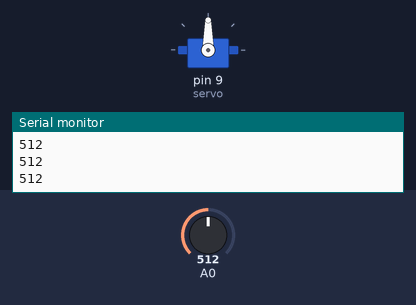
Bench run of a sketch on a simulated Arduino Uno, built with avr-gcc and run on an emulated ATmega328P. Shown: servo, the last lines printed to the serial monitor. The test bench sets the inputs (shaded band); at power-on: A0 = 512.

Above: at 1.2 s.
1.3 s: A0 set to 214
4.3 s: A0 set to 184
At 7.7 s:
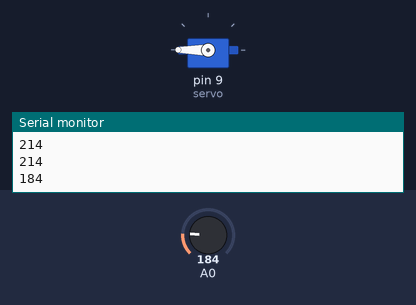
Timing chart, 0 to 12.8 s (numbered marks = the images above; inputs shaded):
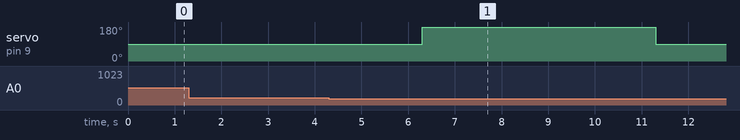

Measured:
- the behaviour switches between 200 and 199 on A0 (found by bisection; images 0 and 1)
- after the input at 4.3 s, servo on pin 9 (servo): 90° → 180° after 2.0 s, → 90° 5.0 s later

The sketch:

Arduino.ino
```cpp
//
// Projet "Light My Prayer"
// de l'événement HackMyChurch 2015
// http://www.hackmychurch.com/
//
// Code Arduino à téléverser sur la carte Arduino
// Testé avec une Arduino Uno
// Schéma technique disponible sur GitHub
// Kevin Vennitti (@kevinvennitti)

// Les pin output sont définis ici,
// il est possible de les modifier
// en adaptant le circuit électronique

#include <Servo.h>

Servo servo;  // Declaration du Servo moteur

void setup() {
  Serial.begin(9600);

  // Pin output du Servo moteur
  servo.attach(9);
}

void loop() {
  // On lit la valeur du lightSensor
  // sur la pin A0
  int lightValue = analogRead(A0);

  // On affiche cette valeur
  // pour la communiquer a Processing
  Serial.println(lightValue);

  // Delay pour la stabilite du code
  delay(1);

  // Pour eviter un handshake Processing/Arduino,
  // on teste directement la valeur du light sensor
  // pour activer ou non le Servo moteur ;
  // l'ideal serait quand meme que Processing
  // ordonne a Arduino lorsqu'il faut reagir

  // Le seuil est a etalonner selon l'environnement
  if (lightValue < 200) {
    // Pour activer la trappe, on attend
    // quelques secondes avant de deverouiller le Servo (A)
    // (le temps que la webcam capture la photo),
    // puis on pivote le Servo (B)
    // puis on attend quelques secondes (C)
    // avant de rtablir la position du Servo (D)
    delay(2000);       // (A)
    servo.write(180);  // (B)
    delay(5000);       // (C)
    servo.write(90);   // (D)
  }
}
```
